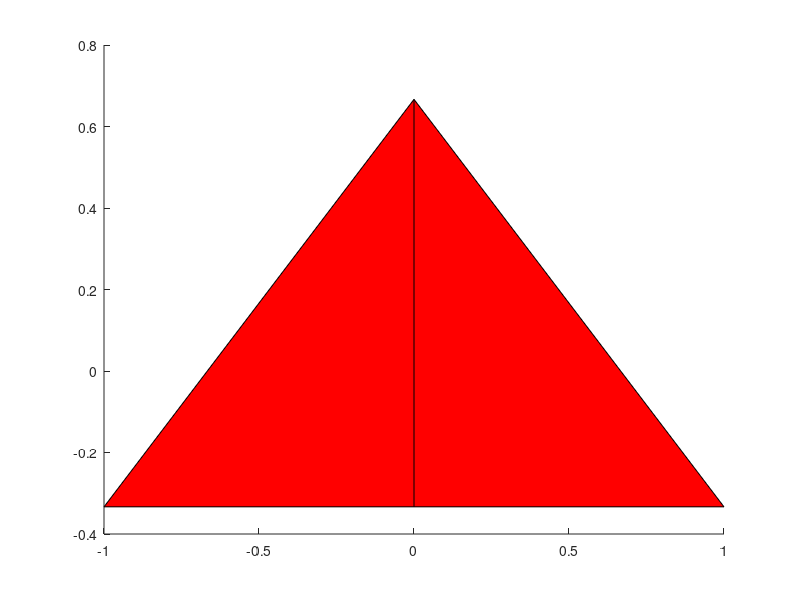

Here is the MATLAB script that generated this plot: (Note: this script raises an error after producing the figure.)
%{
C_RotatePatches.m

Show how patch objects can be rotated using rotation matrices. Note that
it's much better to alter a patch object than to create a new one each time
a change occurs.

Matt Sheen, mws262@cornell.edu
%}

close all; clear all;
fig = figure;

%% Same code as C_CompoundPatch.m
%Compound Patch - columns are individual patches
pX = [-1 1 0;
    0 0 0]';
pY = [-1/3 -1/3 2/3;
    -1/3 -1/3 2/3]';
pZ = [0 0 0;
    0 0.5 0]';

p1 = patch(pX,pY,pZ,'red');
p1.FaceAlpha = 0.5;

axis([-2 2 -2 2 -2 2])
view(3)


%% Rotate it:

%Keep track of the original vertices if you want rotations to be relative
%to the initial orientation
OrigVerts = p1.Vertices;

rot = angle2dcm(pi/2,0,0); %Create a rotation matrix from euler angles --- NOT the way you'll be doing it, but easy for this example.

p1.Vertices = (rot*OrigVerts')'; %Now, reasign the vertices to be the newly rotated ones.


%Put it in an animation loop:
totrot = eye(3,3);

%Rotate about one plane axis:
rot = angle2dcm(0.1,0,0);

for i = 1:25
    totrot = totrot*rot; % -- this applies the new rotation in the original plane axis
%     totrot = rot*totrot; %-- this applies the new rotation in the new
%     axis.
    p1.Vertices = (totrot*OrigVerts')';

    pause(0.1);
end


%Another axis:
rot = angle2dcm(0,0.1,0);

for i = 1:25
    totrot = totrot*rot;
%     totrot = rot*totrot;
    p1.Vertices = (totrot*OrigVerts')';

    pause(0.1);
end


%Another axis
rot = angle2dcm(0,0,0.1);

for i = 1:25
    totrot = totrot*rot;
%     totrot = rot*totrot;
    p1.Vertices = (totrot*OrigVerts')';

    pause(0.1);
end


